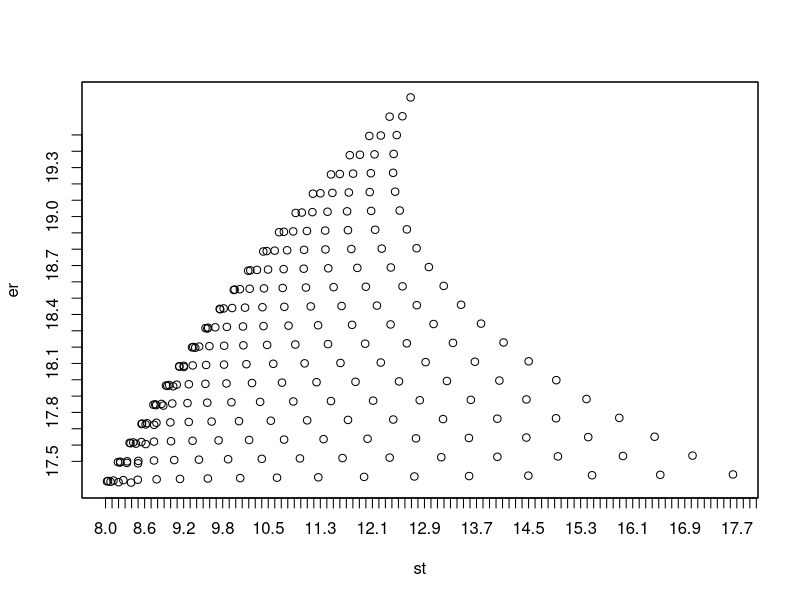

R code for this plot:
rel<-c(4.83,1.67,0.43,4.35,-0.99,0.51,6.29,1.91,4.34,-1.76,-4.32,-4.73) #rel=mir  #sund+kotak 
sund<-c(3.68,-0.8,0.71,2.59,-0.35,0.42,6.32,2.91,4.05,-3.01,-1.95,-2.33)#bnp=icici
bnp<-c(5.76,2.86,0.89,8.28,-1.97,-2.37,4.12,-0.14,1.04,3.39,-7.13,-2.45)
mr<-19.73
ms<-17.37
mb<-17.42
crs<-cov(rel,sund)
crb<-cov(rel,bnp)
csb<-cov(sund,bnp)
crr<-cov(rel,rel)
cbb<-cov(bnp,bnp)
css<-cov(sund,sund)
st<-c(1:231)
er<-c(1:231)
k<-1
#cat(crs, "    ", crb,"  ", csb,"\n")
A<-matrix(c(crr,crs,crb,crs,css,csb,crb,csb,cbb),nrow=3, ncol=3, byrow=TRUE)
for (w1 in seq(from=0, to=1,by=0.05))
{
  x<-1-w1
  for(w2 in seq(from=0, to = x, by=0.05))
  {
    w3<-x-w2
    #cat(w1, " ", w2, " ",w3, "\n")
    w<-c(w1,w2,w3)
    wt<-t(t(w))
    res<-w %*% A
    res1<-res%*%wt
    st[k]=res1[1,]
    er[k]=w1*mr+w2*ms+w3*mb;
    cat ("\n", "ER= ", er[k],  "SD= ", st[k], "w1 = ", w1, "w2= ", w2, "w3= ", w3, "\n")
    k=k+1;
  }
}


plot(st,er,xaxt='n',yaxt='n')
axis(side=1, at=seq(8,18,0.1))
axis(sid=2, at=seq(17.5,19.5,0.1))
box()

for (i in 1:3)
{
  for (j in 1:3)
  {
    cat (as.numeric(A[i,j]), " ")
  }
  cat("\n")
}
